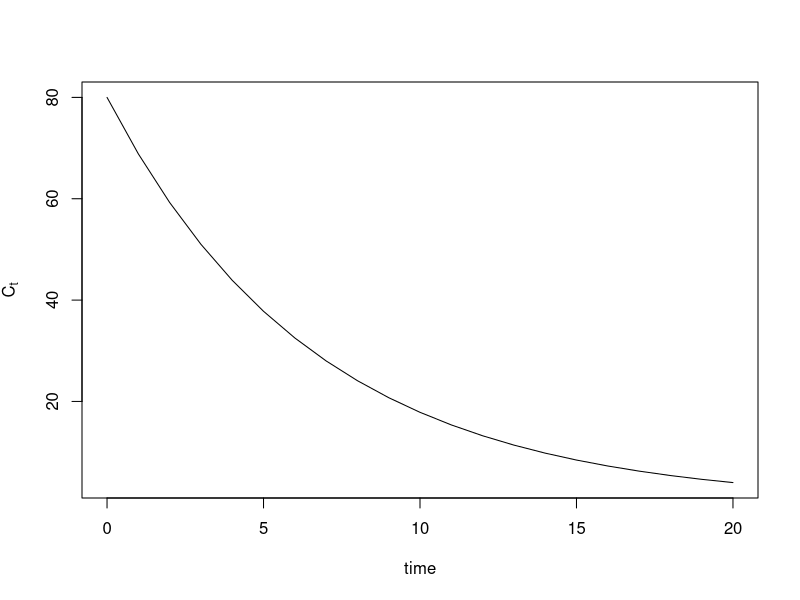
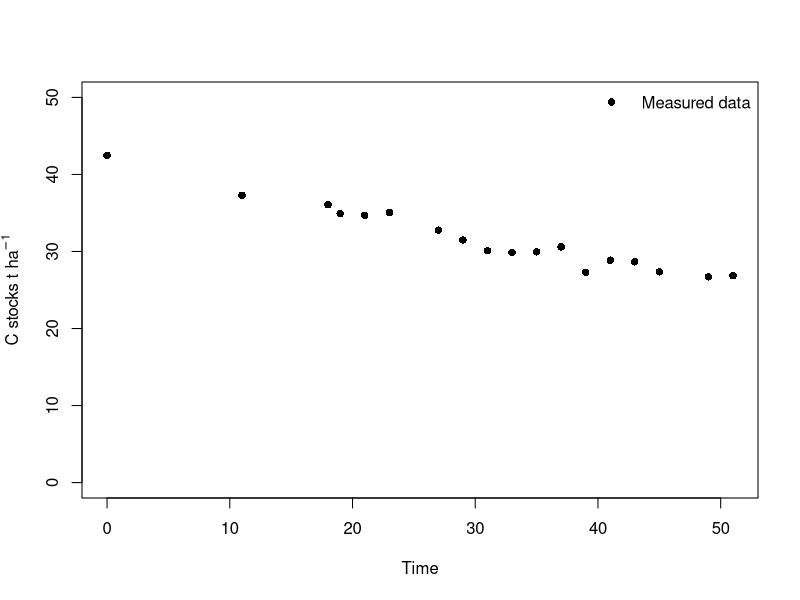
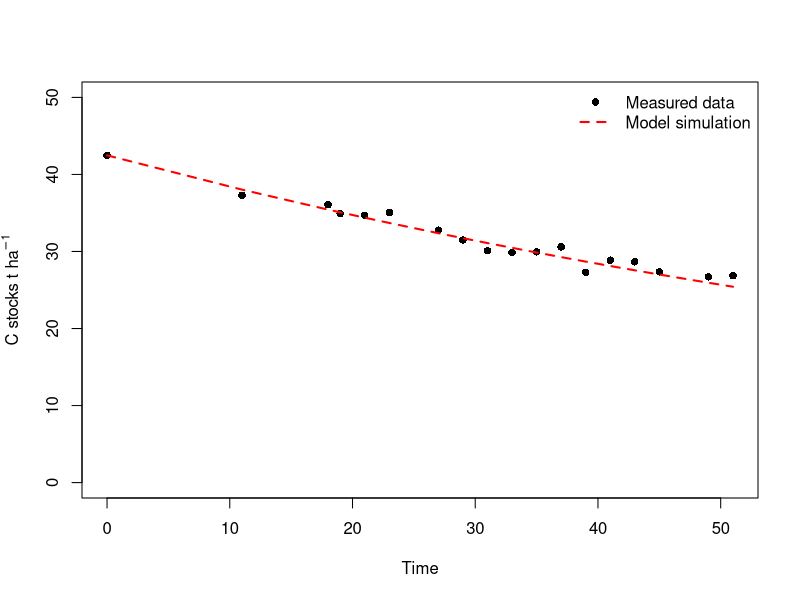

Reproduce these figures in R, in order.
## ---- chunk 1
knitr::opts_chunk$set(echo = TRUE)
## ---- chunk 2
getwd()
## ---- chunk 3
library(deSolve)

exp_diff<-function(Time, State, Pars) {
  with(as.list(c(State, Pars)), {
    C    <- C*-k
    return(list(c(C)))
  })
}

Time <- seq(0, 20, by = 1)
State <- c(C=80)
Pars <- c(k=0.15)

output   <- ode(State, Time, exp_diff, Pars)
## ---- chunk 4
output

## ---- chunk 5
plot(output[,1], output[,2], type="l", xlab="time", ylab=expression(paste(C[t])))
## ---- chunk 6
#reading the data we want to calibrate on
target_data<-read.csv("Ultuna_LTBF_data.csv")


#putting the data in the right place
Time <- target_data$BF_duration
State <- c(C=target_data$Mean_C.stock_t.ha[1])

library(Metrics) #to include the function to calculate the RMSE


exp_optim<-function(Time, State, Pars) {
  with(as.list(c(State, Pars)), {
    
    output   <- ode(State, Time, exp_diff, Pars) #here you are using the solver and the ODE function we wrote before 
                                                 #to calculate a simulation with a certain paramter setup
    fitness  <- rmse(output, target_data$Mean_C.stock_t.ha) # here you are calculating the fitness of your model on the data
    
    return(fitness) #this function must return one single value as object
  })
}
## ---- chunk 7
#plotting the data
plot(target_data$BF_duration, target_data$Mean_C.stock_t.ha, ylim=c(0,50),
     ylab=expression(paste("C stocks t ",ha^-1)), xlab="Time", pch=16)
legend("topright", c("Measured data"), bty="n", 
       pch=c(16), lty=c(NA), lwd=c(NA), col=c("black"))
## ---- chunk 8
exp_optim_wrapper<-function(x){exp_optim(Time, State, Pars=c(k=x))}
## ---- chunk 9
opt_results<-optimize(exp_optim_wrapper,  lower = 0.01, upper = 1)

opt_results
## ---- chunk 10
Pars_opt<-c(k=opt_results$minimum)
## ---- chunk 11
simulation<-as.data.frame(ode(State, Time, exp_diff, Pars_opt))

simulation
## ---- chunk 12
#plotting the simulation against the data
plot(target_data$BF_duration, target_data$Mean_C.stock_t.ha, ylim=c(0,50),
     ylab=expression(paste("C stocks t ",ha^-1)), xlab="Time", pch=16)
lines(simulation$time, simulation$C, lty=2, lwd=2, col="red")
legend("topright", c("Measured data", "Model simulation"), bty="n", 
       pch=c(16, NA), lty=c(NA, 2), lwd=c(NA, 2), col=c("black", "red"))
